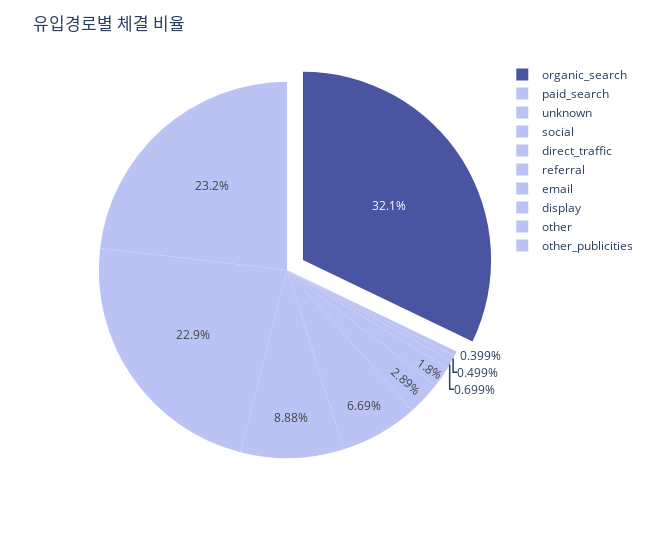

The cell this chart's notebook holds for it:
### Code cell
won_percentages = round(won_counts['seller_id'] / won_counts['seller_id'].sum() * 100, 1)

colors = ['#4A55A2','#5D6DAA','#7C8FCC','#9BA1E0','#BAC3F3','#D9D6FF','#C1C6F3','#A9ABE6','#9194D9','#797BBD']
color = ['#4A55A2','#BAC3F3','#BAC3F3','#BAC3F3','#BAC3F3','#BAC3F3','#BAC3F3','#BAC3F3','#BAC3F3','#BAC3F3']
fig = px.pie(values=won_percentages, names=won_counts['origin'])

fig.update_layout(
    title='유입경로별 체결 비율',  # 전체 그래프의 제목
    legend=dict(),
    width=650
)

fig.update_traces(pull=[0.1, 0, 0, 0],marker_colors=color)

fig.show()

### Figure 1 — Plotly figure (JSON) as saved in the notebook; plotly's stock layout.template omitted (floating-point values rounded to 4 significant figures)
{"data": [{"domain": {"x": [0, 1], "y": [0, 1]}, "hovertemplate": "label=%{label}<br>value=%{value}<extra></extra>", "labels": ["organic_search", "paid_search", "unknown", "social", "direct_traffic", "referral", "email", "display", "other", "other_publicities"], "legendgroup": "", "marker": {"colors": ["#4A55A2", "#BAC3F3", "#BAC3F3", "#BAC3F3", "#BAC3F3", "#BAC3F3", "#BAC3F3", "#BAC3F3", "#BAC3F3", "#BAC3F3"]}, "name": "", "pull": [0.1, 0, 0, 0], "showlegend": true, "type": "pie", "values": [32.2, 23.2, 22.9, 8.9, 6.7, 2.9, 1.8, 0.7, 0.5, 0.4]}], "layout": {"legend": {"tracegroupgap": 0}, "margin": {"t": 60}, "title": {"text": "유입경로별 체결 비율"}, "width": 650}}
